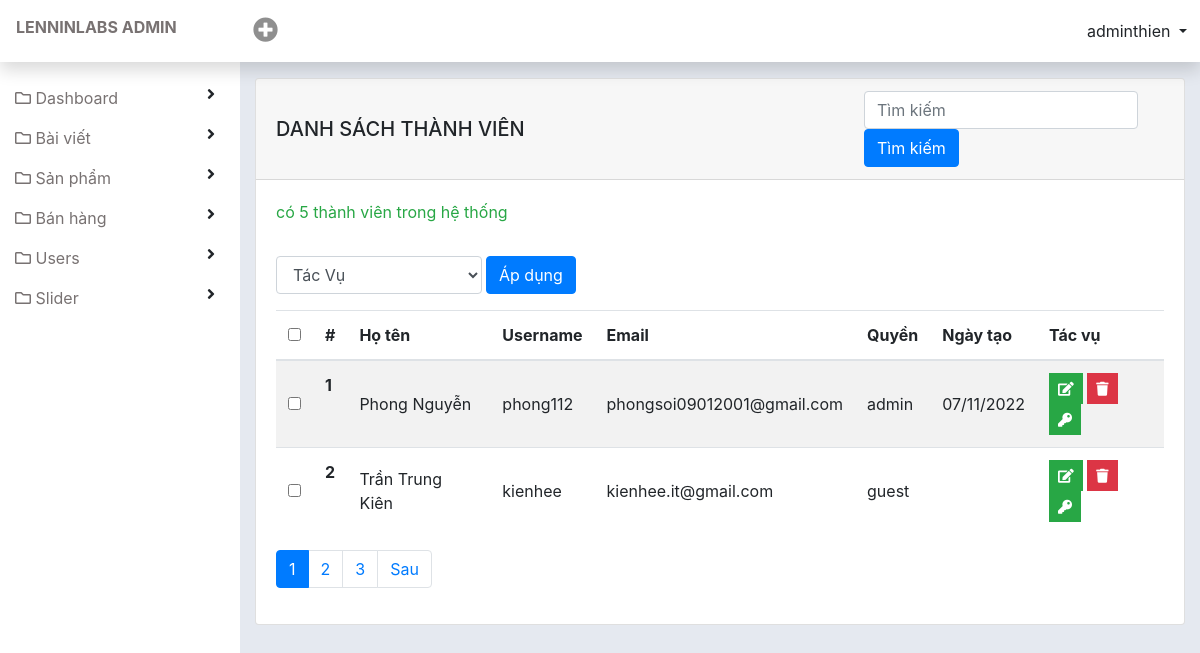
/admin/index.php?mod=users&controller=team (signed in), run on the app's committed database.
### tables this page shows
CREATE TABLE IF NOT EXISTS `tbl_users` (
  `user_id` int(11) NOT NULL AUTO_INCREMENT,
  `username` varchar(100) NOT NULL,
  `fullname` varchar(100) NOT NULL,
  `email` varchar(100) NOT NULL,
  `password` varchar(40) NOT NULL,
  `permission` varchar(50) NOT NULL,
  `created_date` int(11) DEFAULT NULL,
  `reset_token` varchar(40) DEFAULT NULL,
  PRIMARY KEY (`user_id`)
);

### admin/modules/users/controllers/teamController.php (called while the page is built, shortened)
<?php
function indexAction()
{
    $num_per_page = 2;
    $total_row = get_number_user();
    $num_page = ceil($total_row / $num_per_page);
    $page = isset($_GET['page']) ? (int)$_GET['page'] : 1;
    $start = ($page - 1) * $num_per_page;
    $list_user = get_list_user($start, $num_per_page);
    $data = array(
        'list_user' => $list_user,
        'start' => $start,
        'num_page' => $num_page,
        'page' => $page,
        'total_row' => $total_row
    );
    load_view('indexTeam', $data);
}

### admin/core/router.php (called while the page is built, shortened)
<?php
$action_name = get_action() . 'Action';
call_function(array('construct', $action_name));

### admin/core/appload.php (called while the page is built, shortened)
<?php
require CONFIGPATH . DIRECTORY_SEPARATOR . 'database.php';
require LIBPATH . DIRECTORY_SEPARATOR . 'database.php';
require COREPATH . DIRECTORY_SEPARATOR . 'base.php';
require COREPATH . DIRECTORY_SEPARATOR . 'router.php';

### admin/index.php (called while the page is built, shortened)
<?php
require COREPATH.DIRECTORY_SEPARATOR.'appload.php';

### admin/libraries/database.php (called while the page is built, shortened)
<?php
function db_query($query_string)
{
    global $conn;
    $result = mysqli_query($conn, $query_string);
    return $result;
}
function db_fetch_array($query_string)
{
    $result = array();
    $mysqli_result = db_query($query_string);
    while ($row = mysqli_fetch_assoc($mysqli_result)) {
        $result[] = $row;
    }
    return $result;
}
function db_num_rows($query_string)
{
    $mysqli_result = db_query($query_string);
    return mysqli_num_rows($mysqli_result);
}

### admin/modules/users/models/indexModel.php (called while the page is built, shortened)
<?php
function get_list_user($start = 1, $num_per_page = 5)
{
    $list_user = db_fetch_array("select * from `tbl_users` LIMIT {$start},{$num_per_page}");
    return $list_user;
}
function get_number_user()
{
    $number = db_num_rows("select * from `tbl_users`");
    if ($number > 0) {
        return $number;
    }
    return 0;
}

### admin/modules/users/views/indexTeamView.php (the view, shortened to what this page needs)
<div id="page-body" class="d-flex">
    <div id="wp-content">
        <div id="content" class="container-fluid">
            <div class="card">
                <div class="card-header font-weight-bold d-flex justify-content-between align-items-center">
                    <h5 class="m-0 ">Danh sách thành viên</h5>
                    <div class="form-search form-inline">
                        <form action="?mod=users&controller=team&action=searchMember" method="POST">
                            <input type="text" class="form-control form-search" name="search" placeholder="Tìm kiếm">
                            <input type="submit" name="btn_search" value="Tìm kiếm" class="btn btn-primary">
                        </form>
                    </div>
                </div>
                <div class="card-body">
                    <p class="text-success">có <?php echo $total_row ?> thành viên trong hệ thống</p>
                    <form method="POST" class="form-action form-inline py-3">
                        <select class="form-control mr-1" id="" name="action">
                            <option>Tác Vụ</option>
                        </select>
                        <input type="submit" name="btn_action" value="Áp dụng" class="btn btn-primary">
                    </form>
                    <?php if (!empty($list_user)) {
                    ?>
                        <table class="table table-striped table-checkall">
                            <thead>
                                <tr>
                                    <th>
                                        <input type="checkbox" name="checkall">
                                    </th>
                                    <th scope="col">#</th>
                                    <th scope="col">Họ tên</th>
                                    <th scope="col">Username</th>
                                    <th scope="col">Email</th>
                                    <th scope="col">Quyền</th>
                                    <th scope="col">Ngày tạo</th>
                                    <th scope="col">Tác vụ</th>
                                </tr>
                            </thead>
                            <tbody>
                                <?php
                                $temp = $start;
                                foreach ($list_user as $user) {
                                    $temp++;
                                ?>
                                    <tr>
                                        <td>
                                            <input type="checkbox">
                                        </td>
                                        <th scope="row"><?php echo $temp; ?></th>
                                        <td><?php echo $user['fullname']; ?></td>
                                        <td><?php echo $user['username']; ?></td>
                                        <td><?php echo $user['email']; ?></td>
                                        <td><?php echo $user['permission']; ?></td>
                                        <td><?php if (!empty($user['created_date'])) echo date('d/m/Y', $user['created_date']); ?></td>
                                        <td>
                                            <a href="<?php echo "?mod=users&controller=team&action=update&user_id={$user['user_id']}"; ?>" class="btn btn-success btn-sm rounded-0 text-white" type="button" data-toggle="tooltip" data-placement="top" title="Edit"><i class="fa fa-edit"></i></a>
                                            <a href="<?php echo "?mod=users&controller=team&action=delete&user_id={$user['user_id']}"; ?>" class="btn btn-danger btn-sm rounded-0 text-white" type="button" data-toggle="tooltip" data-placement="top" title="Delete"><i class="fa fa-trash"></i></a>
                                            <a href="<?php echo "?mod=users&controller=team&action=reset&user_id={$user['user_id']}"; ?>" class="btn btn-success btn-sm rounded-0 text-white" type="button" data-toggle="tooltip" data-placement="top" title="ChangePass"><i class="fa fa-key"></i></a>
                                        </td>
                                    </tr>
                                <?php } ?>
                            </tbody>
                        </table>
                        <nav aria-label="Page navigation example">
                            <?php
                            echo get_pagging($num_page, $page, "?mod=users&controller=team");
                            ?>
                        </nav>
                </div>
            </div>
        </div>
    </div>
<?php }  ?>
</div>

### admin/core/base.php (shortened to what this page needs)
<?php
function get_module()
{
    global $config;
    $module = isset($_GET['mod']) ? $_GET['mod'] : $config['default_module'];
    return $module;
}
function call_function($list_function = array()) {
    if (is_array($list_function)) {
        foreach ($list_function as $f) {
            if (is_string($f) && function_exists($f)) {
                $f();
            }
        }
    }
}
function load_view($name, $data_send = array())
{
    $path = MODULESPATH . DIRECTORY_SEPARATOR . get_module() . DIRECTORY_SEPARATOR . 'views' . DIRECTORY_SEPARATOR . $name . 'View.php';
    if (file_exists($path)) {
        require $path;
    } else {
        echo "Không tìm thấy {$path}";
    }
}
function get_header($name = '')
{
    global $data;
    if (empty($name)) {
        $name = 'header';
    } else {
        $name = "header-{$name}";
    }
    $path = LAYOUTPATH . DIRECTORY_SEPARATOR . $name . '.php';
    if (file_exists($path)) {
        if (is_array($data)) {
            foreach ($data as $key => $a) {
                $$key = $a;
            }
        }
        require $path;
    } else {
        echo "Không tìm thấy {$path}";
    }
}
function get_footer($name = '')
{
    global $data;
    if (empty($name)) {
        $name = 'footer';
    } else {
        $name = "footer-{$name}";
    }
    $path = LAYOUTPATH . DIRECTORY_SEPARATOR . $name . '.php';
    if (file_exists($path)) {
        if (is_array($data)) {
            foreach ($data as $key => $a) {
                $$key = $a;
            }
        }
        require $path;
    } else {
        echo "Không tìm thấy {$path}";
    }
}
function get_sidebar($name = '')
{
    global $data;
    if (empty($name)) {
        $name = 'sidebar';
    } else {
        $name = "sidebar-{$name}";
    }
    $path = LAYOUTPATH . DIRECTORY_SEPARATOR . $name . '.php';
    if (file_exists($path)) {
        if (is_array($data)) {
            foreach ($data as $key => $a) {
                $$key = $a;
            }
        }
        require $path;
    } else {
        echo "Không tìm thấy {$path}";
    }
}

### admin/public/css/style.css (style rules this page uses)
a { color: #787272; }
#wp-content { flex: auto; min-height: 100vh; padding-top: 3.625rem; padding-left: 15rem; }
#content { padding-top: 20px; padding-bottom: 20px; }
#content .card-header { text-transform: uppercase; }
#page-body { background-color: #e5e9f0; }
.form-search { width: 300px; }
.table tr td { vertical-align: middle; }
.table-checkall input[type='checkbox'] { cursor: pointer; }

### data on the page
tbl_users: fullname "Phong Nguyễn", username "phong112", email "phongsoi09012001@gmail.com", permission "admin", created_date "07/11/2022"
tbl_users: fullname "Trần Trung Kiên", username "kienhee", email "kienhee.it@gmail.com", permission "guest"

### other printed values
$total_row "5"
